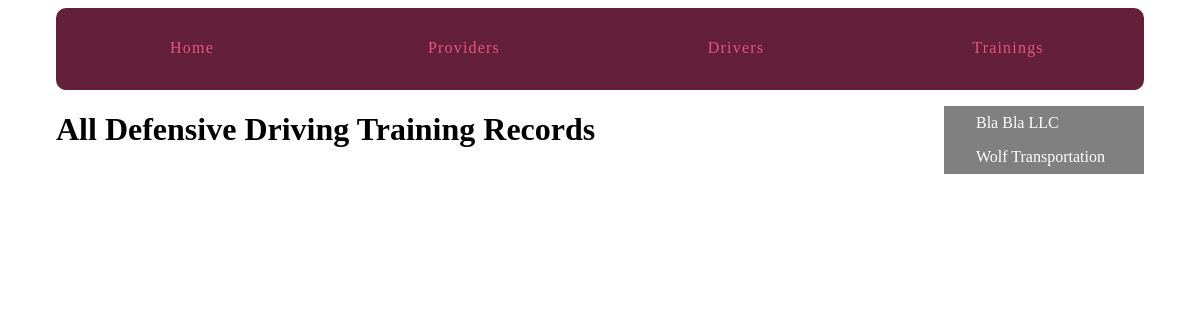
The app's page /directory/defensive_driving/, older data.
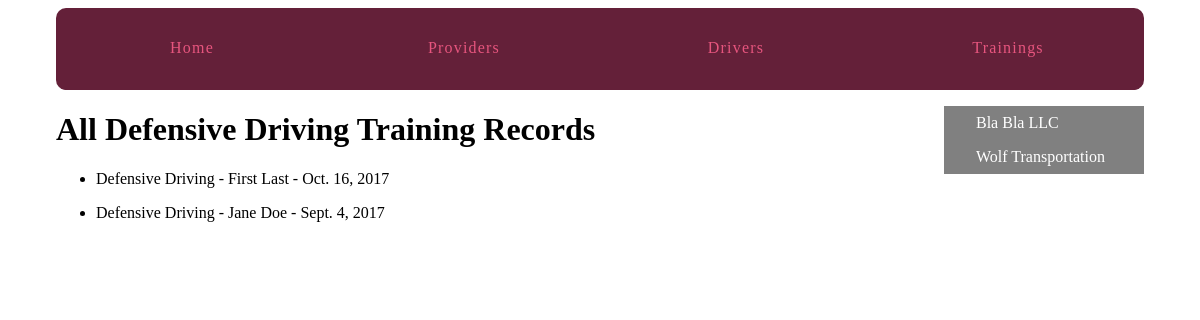
The same page, newer data.
### directory/models.py (models this page shows, shortened)
class Provider(models.Model):
    business_name = models.CharField(max_length=56)
    address = models.CharField(max_length=56)
    phone_number = models.IntegerField()
    business_license = models.CharField(max_length=18)
    notes = models.TextField()
    created_at = models.DateTimeField(auto_now_add=True)

class Training(models.Model):
    driver = models.ForeignKey(Driver)
    training_date = models.DateField()
    time_since = models.DurationField()
    cert_file = models.FileField(upload_to='Training_Certificates')
    granting_agency = models.CharField(max_length=255)
    instructor = models.CharField(max_length=255)
    created_at = models.DateTimeField(auto_now_add=True)
    notes = models.TextField(blank=True,default='')
    class Meta:
        abstract = True

class DefensiveDriving(Training):
    name = models.CharField(default="Defensive Driving", max_length=255)
    expiration = models.DateField()

class Driver(models.Model):
    provider = models.ForeignKey(Provider)
    first_name = models.CharField(max_length=56)
    last_name = models.CharField(max_length=56)
    driver_id = models.CharField(max_length=12)
    birth_date = models.DateField()
    hire_date = models.DateField()
    eligible = models.BooleanField(default=False)
    license = models.CharField(max_length=12)
    notes = models.TextField(blank=True, default='')
    created_at = models.DateTimeField(auto_now_add=True)
    def __str__(self):
        return self.first_name + ' ' + self.last_name
    class Meta:
        ordering = ['first_name', 'last_name', ]

### directory/views.py (the view)
def ddriving_list(request):
    ddrivings = DefensiveDriving.objects.all()
    return render(request, 'directory/ddriving_list.html', {'ddrivings': ddrivings})

### directory/templatetags/contract_extras.py (called while the page is built)
@register.inclusion_tag('directory/provider_nav.html')
def nav_providers_list():
    providers = Provider.objects.all()
    return {'providers': providers}

### directory/templates/directory/ddriving_list.html (shortened to what this page needs)
{% extends "layout.html" %}
{% load static from staticfiles %}
{% load contract_extras %}
{% block static %}<link rel="stylesheet" href="{% static 'directory/css/directory.css' %}">{% endblock %}
{% block content %}
<div>
  <h1>All Defensive Driving Training Records</h1>
  {% for ddriving in ddrivings %}
    <ul>
      <li>{{ ddriving.name }} - {{ ddriving.driver }} - {{ ddriving.training_date}}</li>
    </ul>
  {% endfor %}
</div>
{% endblock %}

### directory/templates/directory/provider_nav.html
{% for provider in providers %}
  <div>
    <a href="{% url 'directory:provider_detail' pk=provider.pk %}">{{ provider.business_name }}</a>
  </div>
{% endfor %}

Row changes from the older to the newer data that the page shows:
added DefensiveDriving: name "Defensive Driving", driver "First Last", training_date "Oct. 16, 2017"
added DefensiveDriving: name "Defensive Driving", driver "Jane Doe", training_date "Sept. 4, 2017"
